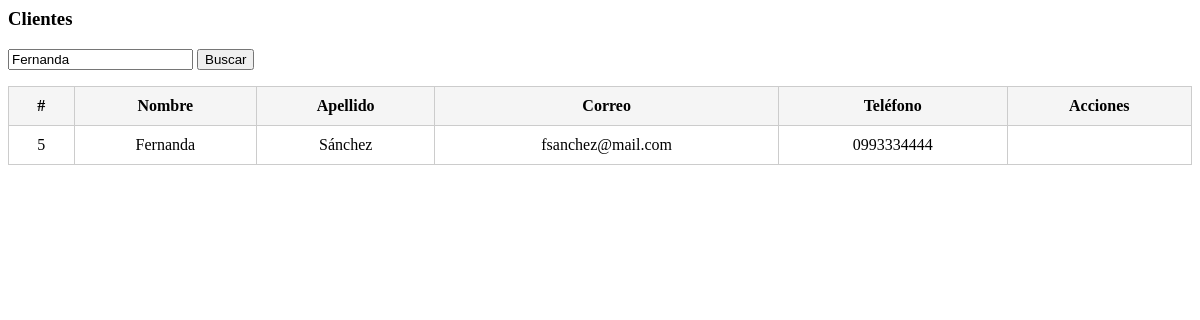
Screenshot of /views/listaClientes.php?busqueda=Fernanda with the database file from the repository.
### tables this page shows
CREATE TABLE clientes (
  num_cliente int NOT NULL AUTO_INCREMENT,
  nombre varchar(50) DEFAULT NULL,
  apellido varchar(50) DEFAULT NULL,
  representante int DEFAULT NULL,
  calle varchar(50) DEFAULT NULL,
  porton varchar(50) DEFAULT NULL,
  num_piso varchar(50) DEFAULT NULL,
  cp varchar(50) DEFAULT NULL,
  telefono varchar(50) DEFAULT NULL,
  correo varchar(50) UNIQUE DEFAULT NULL,
  clave varchar(50) not null,
  PRIMARY KEY (num_cliente),
  CONSTRAINT clientes_fk1 FOREIGN KEY (representante) REFERENCES empleados (num_empleado)
);

### views/listaClientes.php (the view, shortened to what this page needs)
<?php
require '../conn.php';
$busqueda = $_GET['busqueda'] ?? '';
$sql = "SELECT * FROM clientes WHERE nombre LIKE ? OR apellido LIKE ? OR correo LIKE ?";
$stmt = $conn->prepare($sql);
$searchTerm = "%$busqueda%";
$stmt->bind_param("sss", $searchTerm, $searchTerm, $searchTerm);
$stmt->execute();
$resultado = $stmt->get_result();
?>
<h3>Clientes</h3>
<form method="get">
    <input type="text" name="busqueda" placeholder="Buscar cliente..." value="<?= htmlspecialchars($busqueda) ?>">
    <button type="submit">Buscar</button>
</form>
<table>
    <thead>
        <tr>
            <th>#</th><th>Nombre</th><th>Apellido</th><th>Correo</th><th>Teléfono</th><th>Acciones</th>
        </tr>
    </thead>
    <tbody>
    <?php while ($row = $resultado->fetch_assoc()): ?>
        <tr>
            <td><?= $row['num_cliente'] ?></td>
            <td><?= htmlspecialchars($row['nombre']) ?></td>
            <td><?= htmlspecialchars($row['apellido']) ?></td>
            <td><?= htmlspecialchars($row['correo']) ?></td>
            <td><?= htmlspecialchars($row['telefono']) ?></td>
            <td class="crud-actions">
            </td>
        </tr>
    <?php endwhile; ?>
    </tbody>
</table>

### views/listaClientes.php (style rules this page uses)
table { width: 100%; border-collapse: collapse; margin-top: 1rem; }
th, td { padding: 10px; border: 1px solid #ccc; text-align: center; }
th { background-color: #f5f5f5; }

### rows the page displays
clientes: num_cliente "5", nombre "Fernanda", apellido "Sánchez", correo "fsanchez@mail.com", telefono "0993334444"
